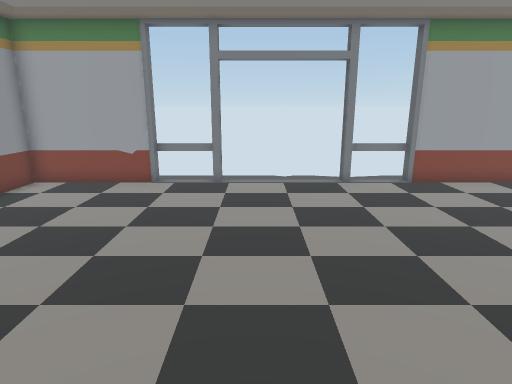
View 1 (above)

12 first-person views from a walk through a 3-D level made in the Unity game engine. The camera is 1.4 m above the floor, tilts 14° down and sees 75° across. Doors are open. The floor is counted in squares, 0.5 m on a side. Each view is taken from the middle of a square. On the plan, view 1 faces up. The plan holds only what a view shows up to about 20 squares ahead; the rest is blank.

View 2
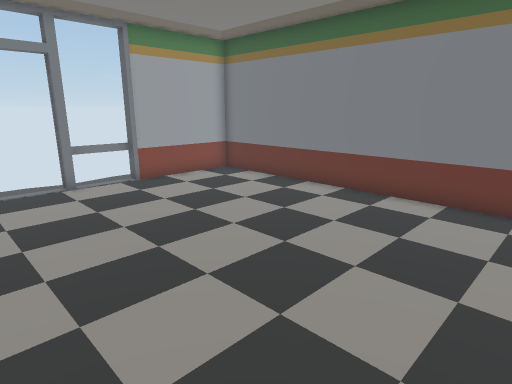

View 3
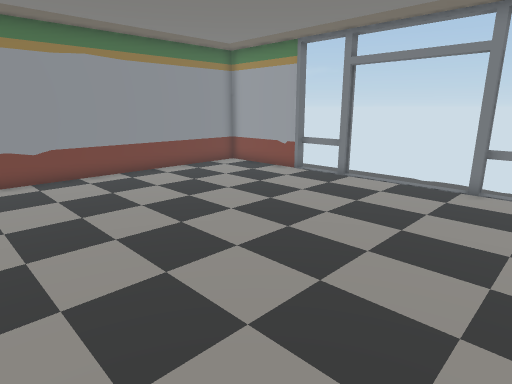

View 4
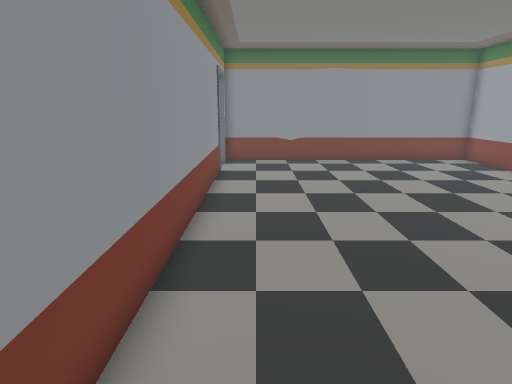

View 5
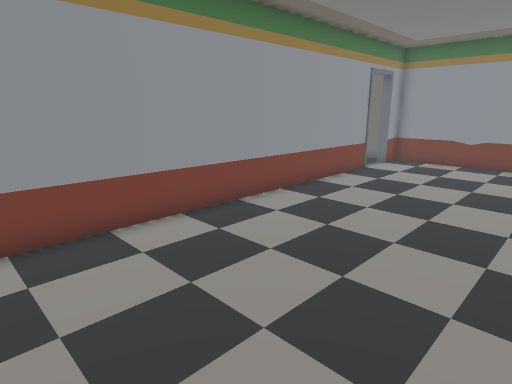

View 6
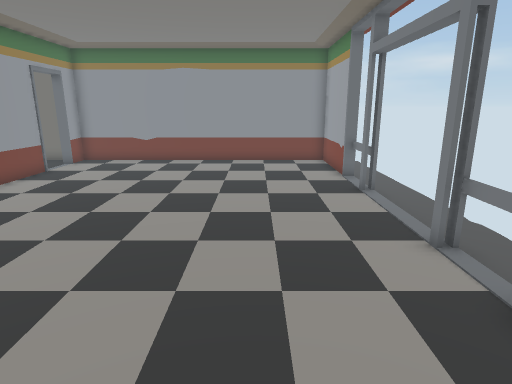

View 7
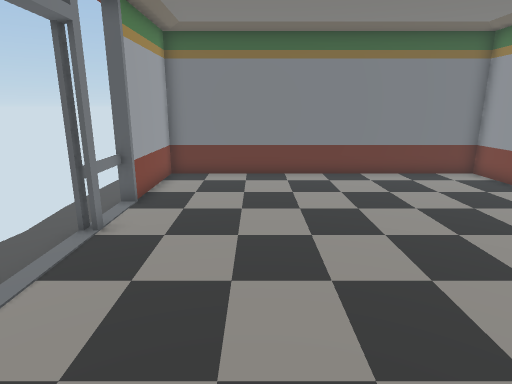

View 8
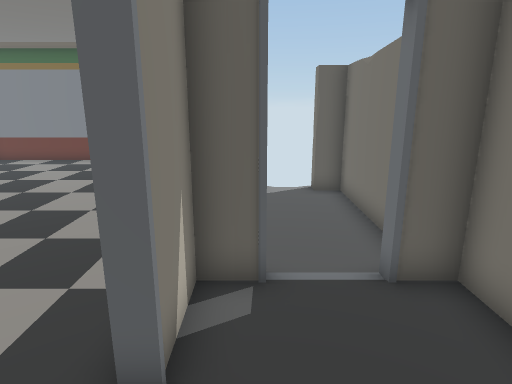

View 9
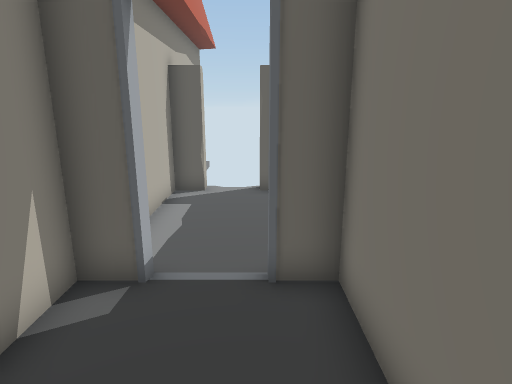

View 10
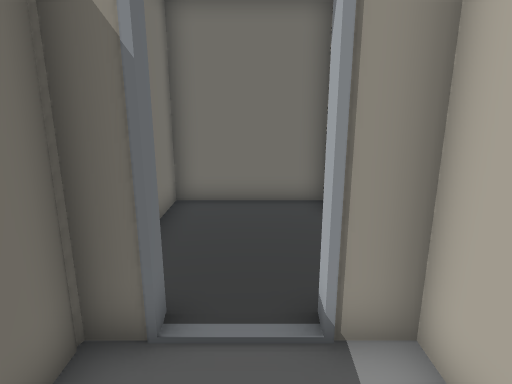

View 11
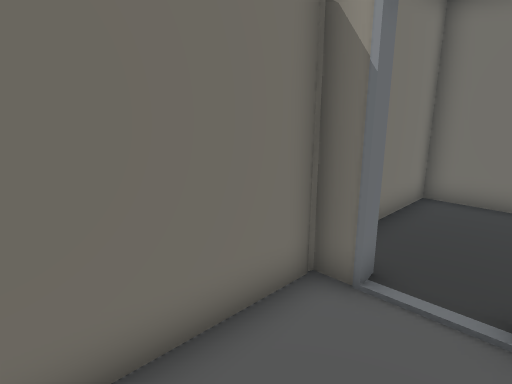

View 12
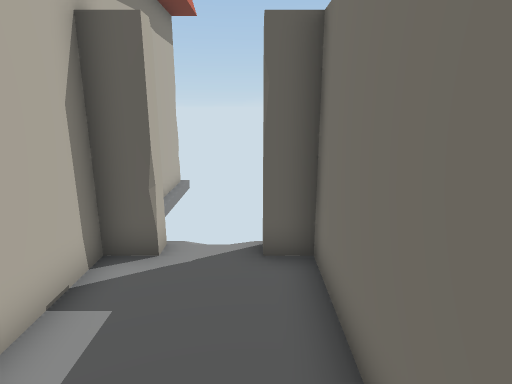

### Floor plan
Key: @ floor where view 1 was taken; # wall or solid block; . floor; D open door; = window, fence, low wall or low ledge.
Columns run from 9 left of view 1 to 11 right of it. Each row starts with its distance up from view 1.
 14   .................
 13 ######==DDDDD==######
 12 #...................#
 11 #...................#
 10 #...................#
  9 #...................#
  8 #...................#
  7 #...................#
  6 #...................#
  5 #...................#
  4 #...................#
  3 #...................#
  2 #...................#
  1 #...................#
  0 #........@..........#
 -1 ##DD#################
 -2 #.....#......##
 -3 #.....D.......
 -4 #.....D......##
 -5 ##############

Positions as (right, up) in squares from view 1, and headings:
1: (0, 0), facing up
2: (0, 0), facing up-right
3: (6, 0), facing up-left
4: (10, 1), facing left
5: (10, 7), facing down-left
6: (10, 9), facing left
7: (-4, 9), facing right
8: (-8, -2), facing right
9: (-8, -4), facing right
10: (1, -3), facing left
11: (2, -2), facing down-left
12: (-2, -4), facing right
